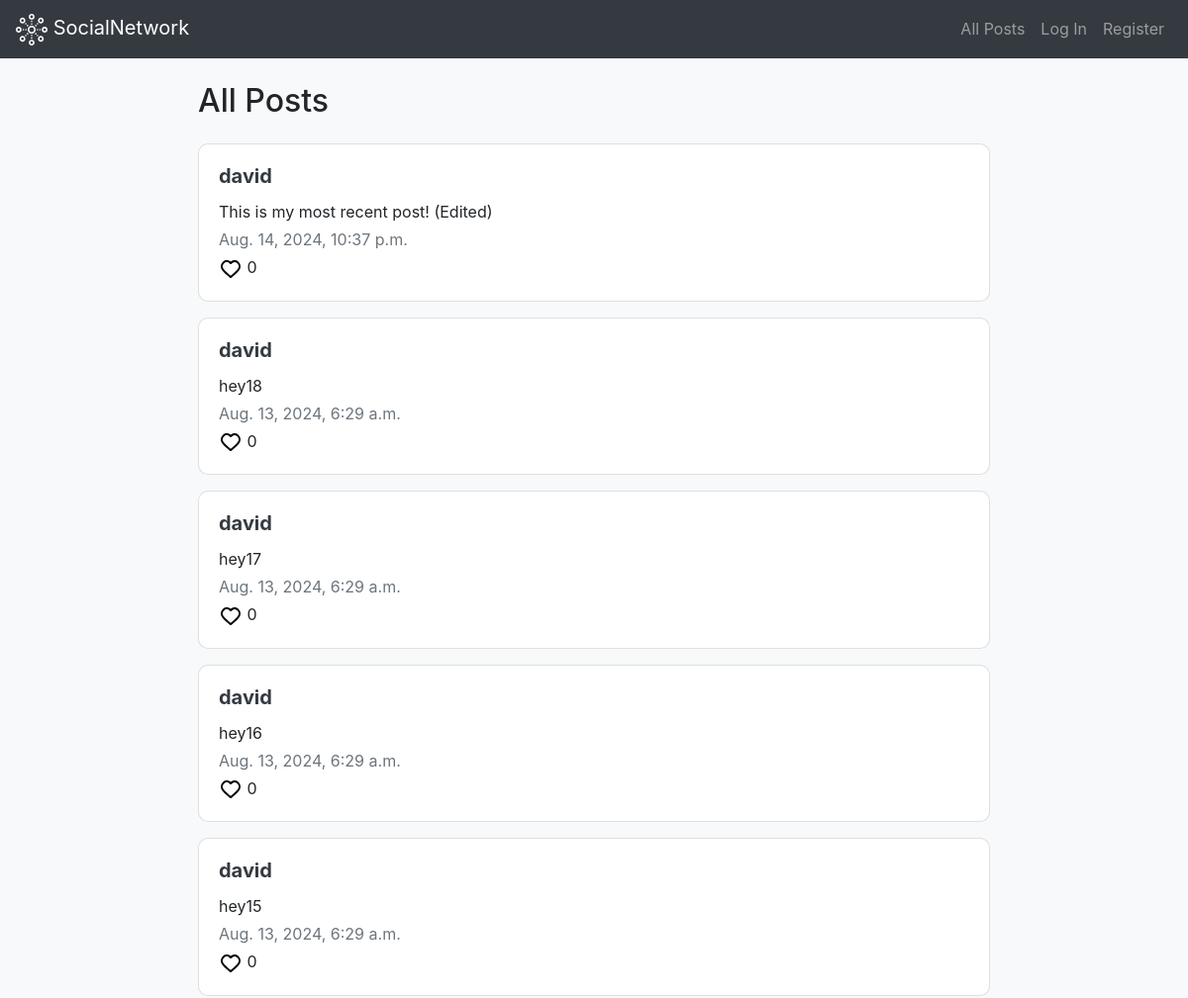
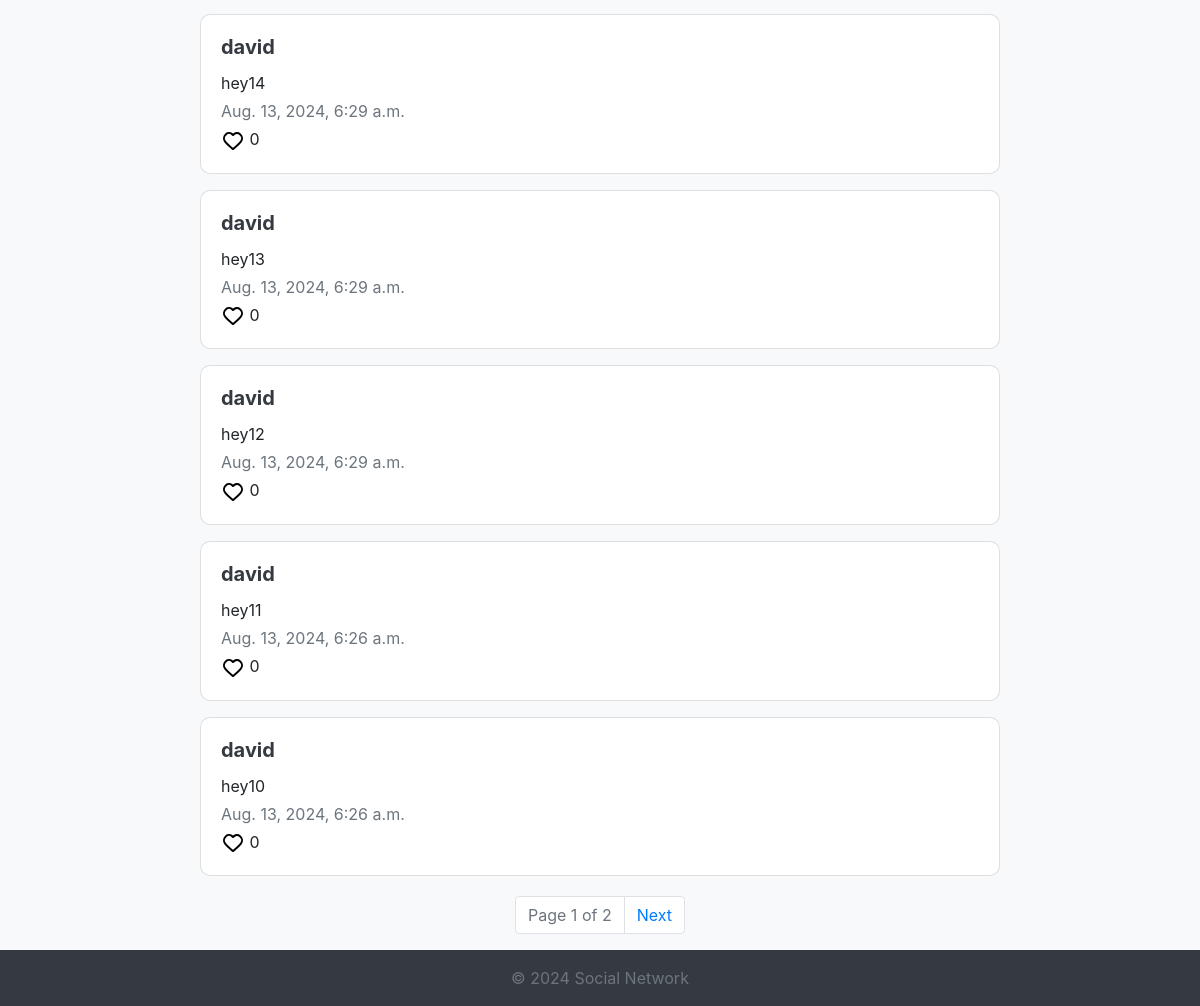
The page / on the database its author committed (2 pictures, top to bottom).
### network/models.py (models this page shows)
class Post(models.Model):
    user = models.ForeignKey(User, on_delete=models.CASCADE, related_name='posts')
    content = models.TextField()
    timestamp = models.DateTimeField(auto_now_add=True)
    likes = models.ManyToManyField(User, related_name='liked_posts')

class User(AbstractUser):
    pass

### network/views.py (the view)
# urls.py: path("", views.index, name="index"),
def index(request):
    posts = Post.objects.all().order_by('-timestamp')
    paginator = Paginator(posts, 10)
    page_number = request.GET.get('page') or 1
    page_obj = paginator.page(page_number)
    return render(request, "network/index.html",{
        'page_obj': page_obj
    })

### network/templates/network/index.html (shortened to what this page needs)
{% extends "network/layout.html" %}
{% load static %}
{% block body %}
<div class="post-container">
    <h2 class="mb-4">All Posts</h2>
    {% for post in page_obj %}
    <div class="card mb-3" id="post-{{ post.id }}">
        <div class="card-body">
            <h5 class="card-title"><a href="{% url 'profile' post.user.username %}" class="text-dark">{{ post.user.username }}</a></h5>
            <div class="card-text content-text">{{ post.content }}</div>
            <div class="text-muted mt-1 mb-1">{{ post.timestamp }}</div>
            <div>
              <button class="like-button" data-post-id="{{ post.id }}">
                <svg width="24px" height="24px" viewBox="0 0 24 24" fill="{% if request.user in post.likes.all %}#ff0000{% else %}#ffffff{% endif %}" xmlns="http://www.w3.org/2000/svg"><g id="SVGRepo_bgCarrier" stroke-width="0"></g><g id="SVGRepo_tracerCarrier" stroke-linecap="round" stroke-linejoin="round"></g><g id="SVGRepo_iconCarrier"> <path fill-rule="evenodd" clip-rule="evenodd" d="M12 6.00019C10.2006 3.90317 7.19377 3.2551 4.93923 5.17534C2.68468 7.09558 2.36727 10.3061 4.13778 12.5772C5.60984 14.4654 10.0648 18.4479 11.5249 19.7369C11.6882 19.8811 11.7699 19.9532 11.8652 19.9815C11.9483 20.0062 12.0393 20.0062 12.1225 19.9815C12.2178 19.9532 12.2994 19.8811 12.4628 19.7369C13.9229 18.4479 18.3778 14.4654 19.8499 12.5772C21.6204 10.3061 21.3417 7.07538 19.0484 5.17534C16.7551 3.2753 13.7994 3.90317 12 6.00019Z" stroke="#000000" stroke-width="2" stroke-linecap="round" stroke-linejoin="round"></path> </g></svg>
              </button>
                <span class="like-count">{{ post.likes.count }}</span>
            </div>
        </div>
    </div>
    {% endfor %}
    <nav aria-label="Page navigation">
        <ul class="pagination justify-content-center">
            <li class="page-item disabled">
                <span class="page-link">Page {{ page_obj.number }} of {{ page_obj.paginator.num_pages }}</span>
            </li>
            {% if page_obj.has_next %}
            <li class="page-item">
                <a class="page-link" href="?page={{ page_obj.next_page_number }}">Next</a>
            </li>
            {% endif %}
        </ul>
    </nav>
</div>
{% endblock %}

### network/templates/network/layout.html (shortened to what this page needs)
{% load static %}
<!DOCTYPE html>
<html lang="en">
<head>
    <link rel="stylesheet" href="https://stackpath.bootstrapcdn.com/bootstrap/4.4.1/css/bootstrap.min.css">
    <link href="{% static 'network/styles.css' %}" rel="stylesheet">
</head>
<body>
<nav class="navbar navbar-expand-lg navbar-dark bg-dark">
    <div class="navbar-brand" href="#">
        SocialNetwork
    </div>
    <div class="collapse navbar-collapse">
        <ul class="navbar-nav ml-auto">
            <li class="nav-item">
                <a class="nav-link" href="{% url 'index' %}">All Posts</a>
            </li>
            {% if request.user.is_authenticated %}
                <li class="nav-item">
                    <a class="nav-link" href="{% url 'following' %}">Following</a>
                </li>
                <li class="nav-item">
                    <a class="nav-link" href="{% url 'profile' request.user.username %}">{{ request.user.username }}</a>
                </li>
                <li class="nav-item">
                    <a class="nav-link" href="{% url 'logout' %}">Log Out</a>
                </li>
            {% else %}
                <li class="nav-item">
                    <a class="nav-link" href="{% url 'login' %}">Log In</a>
                </li>
                <li class="nav-item">
                    <a class="nav-link" href="{% url 'register' %}">Register</a>
                </li>
            {% endif %}
        </ul>
    </div>
</nav>
<div class="container mt-4">
    {% block body %}
    {% endblock %}
</div>
<footer class="footer mt-auto py-3 bg-dark text-white text-center">
    <div class="container">
        <span class="text-muted">© 2024 Social Network</span>
    </div>
</footer>
</body>
</html>

### network/static/network/styles.css (style rules this page uses)
body { background-color: #f8f9fa; }
.navbar { margin-bottom: 20px; }
.post-container { max-width: 800px; margin: auto; }
.card { border-radius: 10px; }
.card-title { font-weight: bold; }
.footer { margin-top: 50px; }
.pagination { margin-top: 20px; }
.like-button { border: none; background-color: white; text-align: left; padding: 0; }

### rows shown on the page
Post: user.username "david", content "This is my most recent post! (Edited)", timestamp "Aug. 14, 2024, 10:37 p.m.", likes.count "0"
Post: user.username "david", content "hey18", timestamp "Aug. 13, 2024, 6:29 a.m.", likes.count "0"
Post: user.username "david", content "hey17", timestamp "Aug. 13, 2024, 6:29 a.m.", likes.count "0"
Post: user.username "david", content "hey16", timestamp "Aug. 13, 2024, 6:29 a.m.", likes.count "0"
Post: user.username "david", content "hey15", timestamp "Aug. 13, 2024, 6:29 a.m.", likes.count "0"
Post: user.username "david", content "hey14", timestamp "Aug. 13, 2024, 6:29 a.m.", likes.count "0"
Post: user.username "david", content "hey13", timestamp "Aug. 13, 2024, 6:29 a.m.", likes.count "0"
Post: user.username "david", content "hey12", timestamp "Aug. 13, 2024, 6:29 a.m.", likes.count "0"
Post: user.username "david", content "hey11", timestamp "Aug. 13, 2024, 6:26 a.m.", likes.count "0"
Post: user.username "david", content "hey10", timestamp "Aug. 13, 2024, 6:26 a.m.", likes.count "0"

### other values the page prints
{{ page_obj.number }} "1"
{{ page_obj.paginator.num_pages }} "2"
